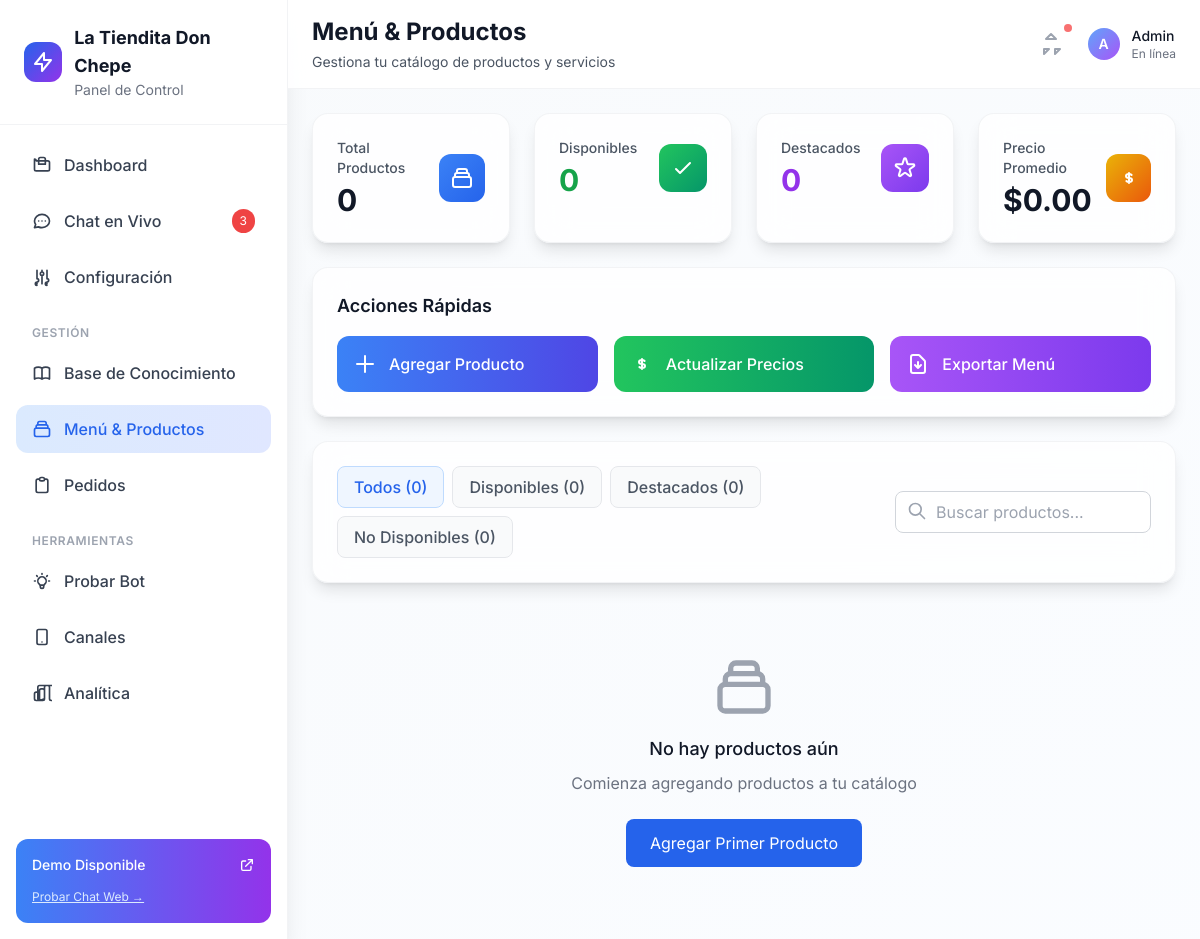
The page /admin/menu on the database as committed earlier.
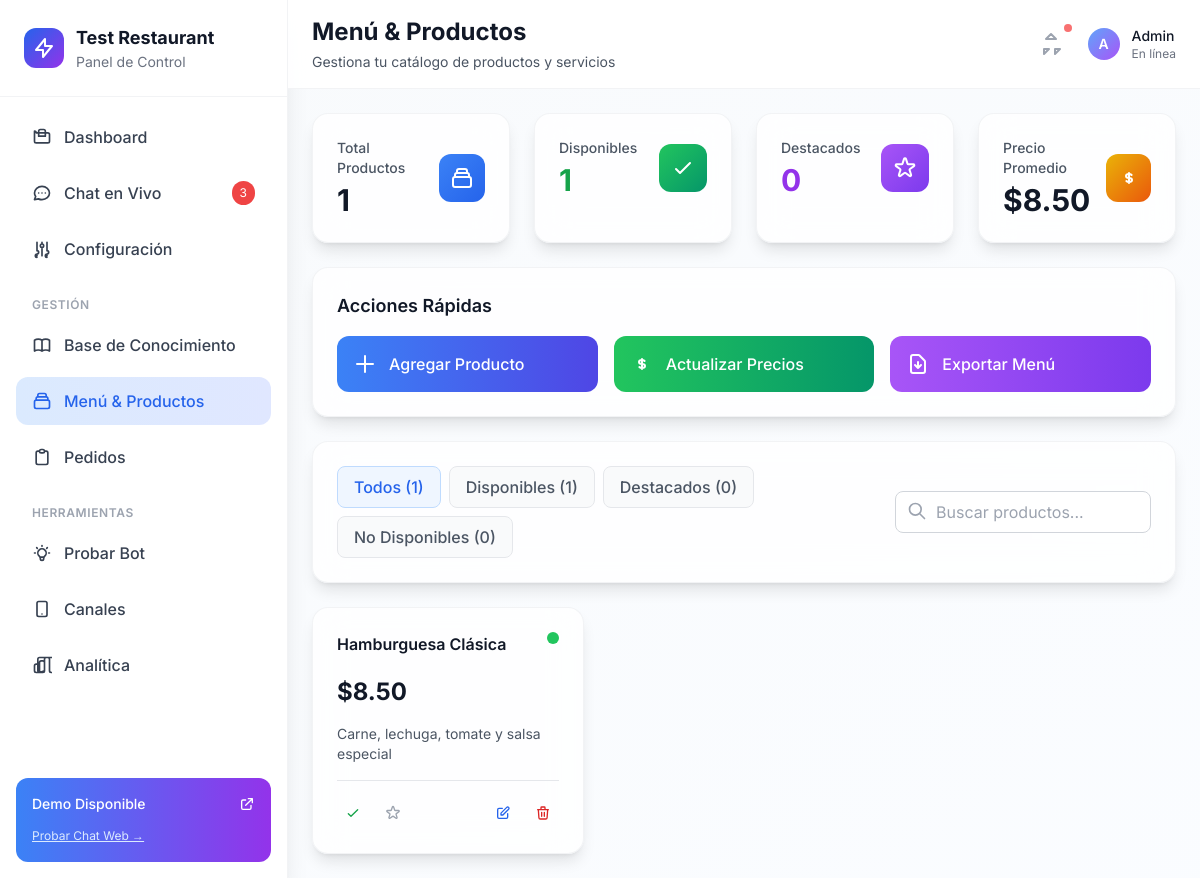
The same page on the database as committed later.
### app/db/models.py (models this page shows)
class Setting(SQLModel, table=True):
    id: Optional[int] = Field(default=None, primary_key=True)
    key: str = Field(unique=True)
    value: Optional[str] = None
    category: str = "general"  # business, ai, channels, etc.
    is_secret: bool = False  # Para API keys y passwords
    created_at: datetime = Field(default_factory=datetime.utcnow)
    updated_at: Optional[datetime] = None

class Product(SQLModel, table=True):
    id: Optional[int] = Field(default=None, primary_key=True)
    name: str
    price: float
    description: Optional[str] = None
    available: bool = True
    category: Optional[str] = None
    tags: Optional[str] = None
    featured: bool = False
    created_at: datetime = Field(default_factory=datetime.utcnow)

### app/routes/ui.py (the view)
@router.get("/admin/menu", response_class=HTMLResponse)
async def menu_management(request: Request, session: Session = Depends(get_session)):
    product_repo = ProductRepo(session)
    products = product_repo.get_all(available_only=False)
    return templates.TemplateResponse(
        "admin/menu_modern.html",
        {"request": request, "config": get_dynamic_config(), "products": products}
    )

### app/templates/admin/menu_modern.html (shortened to what the changed rows need)
{% extends "base_modern.html" %}
{% block page_title %}Menú & Productos{% endblock %}
{% block content %}
<div class="p-6 space-y-6">
    <div class="grid grid-cols-1 md:grid-cols-4 gap-6">
        <div class="bg-white/80 backdrop-blur-lg rounded-2xl p-6 border border-gray-200/50 shadow-lg">
            <div class="flex items-center justify-between">
                <div>
                    <p class="text-sm font-medium text-gray-600 mb-1">Total Productos</p>
                    <p class="text-3xl font-bold text-gray-900">{{ products | length }}</p>
                </div>
            </div>
        </div>
        <div class="bg-white/80 backdrop-blur-lg rounded-2xl p-6 border border-gray-200/50 shadow-lg">
            <div class="flex items-center justify-between">
                <div>
                    <p class="text-sm font-medium text-gray-600 mb-1">Disponibles</p>
                    <p class="text-3xl font-bold text-green-600">{{ products | selectattr("available", "equalto", true) | list | length }}</p>
                </div>
            </div>
        </div>
        <div class="bg-white/80 backdrop-blur-lg rounded-2xl p-6 border border-gray-200/50 shadow-lg">
            <div class="flex items-center justify-between">
                <div>
                    <p class="text-sm font-medium text-gray-600 mb-1">Precio Promedio</p>
                    <p class="text-3xl font-bold text-gray-900">
                        ${{ "%.2f"|format(products | map(attribute="price") | sum / (products | length) if products else 0) }}
                    </p>
                </div>
            </div>
        </div>
    </div>
    <div class="bg-white/80 backdrop-blur-lg rounded-2xl p-6 border border-gray-200/50 shadow-lg">
        <div class="flex flex-col sm:flex-row gap-4 items-center justify-between">
            <div class="flex flex-wrap gap-2">
                <button onclick="filterProducts('all')" class="filter-btn active px-4 py-2 rounded-lg bg-blue-50 text-blue-600 border border-blue-200 font-medium">
                    Todos ({{ products | length }})
                </button>
                <button onclick="filterProducts('available')" class="filter-btn px-4 py-2 rounded-lg bg-gray-50 text-gray-600 border border-gray-200 hover:bg-gray-100 font-medium">
                    Disponibles ({{ products | selectattr("available", "equalto", true) | list | length }})
                </button>
                <button onclick="filterProducts('featured')" class="filter-btn px-4 py-2 rounded-lg bg-gray-50 text-gray-600 border border-gray-200 hover:bg-gray-100 font-medium">
                    Destacados ({{ products | selectattr("featured", "equalto", true) | list | length }})
                </button>
                <button onclick="filterProducts('unavailable')" class="filter-btn px-4 py-2 rounded-lg bg-gray-50 text-gray-600 border border-gray-200 hover:bg-gray-100 font-medium">
                    No Disponibles ({{ products | selectattr("available", "equalto", false) | list | length }})
                </button>
            </div>
        </div>
    </div>
    <div class="grid grid-cols-1 md:grid-cols-2 lg:grid-cols-3 xl:grid-cols-4 gap-6" id="products-grid">
        {% if products %}
            {% for product in products %}
            <div class="product-card bg-white/80 backdrop-blur-lg rounded-2xl p-6 border border-gray-200/50 shadow-lg hover:shadow-xl transition-all duration-300 transform hover:scale-105"
                 data-available="{{ product.available | lower }}"
                 data-featured="{{ product.featured | lower }}"
                 data-name="{{ product.name | lower }}"
                 data-category="{{ product.category | lower if product.category else '' }}">
                <div class="flex items-start justify-between mb-4">
                    <div class="flex-1">
                        <h3 class="font-semibold text-gray-900 mb-1">{{ product.name }}</h3>
                    </div>
                    <div class="flex items-center space-x-1">
                        <span class="w-3 h-3 rounded-full {{ 'bg-green-500' if product.available else 'bg-gray-300' }}"></span>
                    </div>
                </div>
                <div class="mb-4">
                    <span class="text-2xl font-bold text-gray-900">${{ "%.2f"|format(product.price) }}</span>
                </div>
                {% if product.description %}
                <p class="text-sm text-gray-600 mb-4 line-clamp-2">{{ product.description }}</p>
                {% endif %}
                <div class="flex items-center justify-between pt-4 border-t border-gray-200">
                    <div class="flex items-center space-x-2">
                        <button onclick="toggleAvailability({{ product.id }}, {{ product.available | lower }})"
                                class="p-2 rounded-lg transition-colors {{ 'text-green-600 hover:bg-green-50' if product.available else 'text-gray-400 hover:bg-gray-50' }}"
                                title="{{ 'Marcar no disponible' if product.available else 'Marcar disponible' }}">
                            <svg class="w-4 h-4" fill="none" stroke="currentColor" viewBox="0 0 24 24">
                                {% if product.available %}
                                <path stroke-linecap="round" stroke-linejoin="round" stroke-width="2" d="M5 13l4 4L19 7"></path>
                                {% else %}
                                <path stroke-linecap="round" stroke-linejoin="round" stroke-width="2" d="M6 18L18 6M6 6l12 12"></path>
                                {% endif %}
                            </svg>
                        </button>
                        <button onclick="toggleFeatured({{ product.id }}, {{ product.featured | lower }})"
                                class="p-2 rounded-lg transition-colors {{ 'text-yellow-500 hover:bg-yellow-50' if product.featured else 'text-gray-400 hover:bg-gray-50' }}"
                                title="{{ 'Quitar de destacados' if product.featured else 'Marcar como destacado' }}">
                            <svg class="w-4 h-4" fill="{{ 'currentColor' if product.featured else 'none' }}" stroke="currentColor" viewBox="0 0 24 24">
                                <path stroke-linecap="round" stroke-linejoin="round" stroke-width="2" d="M11.049 2.927c.3-.921 1.603-.921 1.902 0l1.519 4.674a1 1 0 00.95.69h4.915c.969 0 1.371 1.24.588 1.81l-3.976 2.888a1 1 0 00-.363 1.118l1.518 4.674c.3.922-.755 1.688-1.538 1.118l-3.976-2.888a1 1 0 00-1.176 0l-3.976 2.888c-.783.57-1.838-.197-1.538-1.118l1.518-4.674a1 1 0 00-.363-1.118l-3.976-2.888c-.784-.57-.38-1.81.588-1.81h4.914a1 1 0 00.951-.69l1.519-4.674z"></path>
                            </svg>
                        </button>
                    </div>
                    <div class="flex items-center space-x-2">
                        <button onclick="editProduct({{ product.id }}, '{{ product.name }}', {{ product.price }}, '{{ product.description or '' }}', '{{ product.category or '' }}', '{{ product.tags or '' }}', {{ product.available | lower }}, {{ product.featured | lower }})"
                                class="p-2 text-blue-600 hover:bg-blue-50 rounded-lg transition-colors">
                            <svg class="w-4 h-4" fill="none" stroke="currentColor" viewBox="0 0 24 24">
                                <path stroke-linecap="round" stroke-linejoin="round" stroke-width="2" d="M11 5H6a2 2 0 00-2 2v11a2 2 0 002 2h11a2 2 0 002-2v-5m-1.414-9.414a2 2 0 112.828 2.828L11.828 15H9v-2.828l8.586-8.586z"></path>
                            </svg>
                        </button>
                        <button onclick="deleteProduct({{ product.id }})"
                                class="p-2 text-red-600 hover:bg-red-50 rounded-lg transition-colors">
                            <svg class="w-4 h-4" fill="none" stroke="currentColor" viewBox="0 0 24 24">
                                <path stroke-linecap="round" stroke-linejoin="round" stroke-width="2" d="M19 7l-.867 12.142A2 2 0 0116.138 21H7.862a2 2 0 01-1.995-1.858L5 7m5 4v6m4-6v6m1-10V4a1 1 0 00-1-1h-4a1 1 0 00-1 1v3M4 7h16"></path>
                            </svg>
                        </button>
                    </div>
                </div>
            </div>
            {% endfor %}
        {% else %}
        <div class="col-span-full text-center py-12">
            <h3 class="text-lg font-medium text-gray-900 mb-2">No hay productos aún</h3>
            <p class="text-gray-500 mb-6">Comienza agregando productos a tu catálogo</p>
            <button onclick="openAddProductModal()" class="bg-blue-600 text-white px-6 py-3 rounded-lg hover:bg-blue-700 transition-colors">
                Agregar Primer Producto
            </button>
        </div>
        {% endif %}
    </div>
</div>
{% endblock %}

### app/templates/base_modern.html (shortened to what the changed rows need)
<!DOCTYPE html>
<html lang="es">
<head>
    <script src="https://cdn.tailwindcss.com"></script>
</head>
<body class="bg-gradient-to-br from-slate-50 to-blue-50/30 min-h-screen font-sans">
    <div class="flex h-screen">
        <nav class="w-72 bg-white/90 backdrop-blur-lg shadow-xl border-r border-gray-200/50">
            <div class="p-6 border-b border-gray-200/50">
                <div class="flex items-center space-x-3">
                    <div>
                        <h1 class="text-lg font-bold text-gray-900">{{ config.business.name }}</h1>
                        <p class="text-sm text-gray-500">Panel de Control</p>
                    </div>
                </div>
            </div>
        </nav>
        <main class="flex-1 flex flex-col overflow-hidden">
            <header class="bg-white/90 backdrop-blur-lg border-b border-gray-200/50 px-6 py-4">
                <div class="flex items-center justify-between">
                    <div>
                        <h2 class="text-2xl font-bold text-gray-900">{% block page_title %}{% endblock %}</h2>
                    </div>
                </div>
            </header>
            <div class="flex-1 overflow-auto">
                {% block content %}{% endblock %}
            </div>
        </main>
    </div>
</body>
</html>

Rows that differ between the two databases and show on the page:
now on this page (row unchanged): Setting: business.name "Test Restaurant"
added Product: name "Hamburguesa Clásica", available True (drawn), price "8.50", description "Carne, lechuga, tomate y salsa especial", featured False (drawn)
Other text that changed with them:
{{ products | length }}: "0" → "1"
{{ products | selectattr("available", "equalto", true) | list | length }}: "0" → "1"
{{ config.business.name }}: "La Tiendita Don Chepe" → (not shown)
text no longer shown: "0.00 No hay productos aún Comienza agregando productos a tu catálogo Agregar Primer Producto"
text now shown: "8.50"
